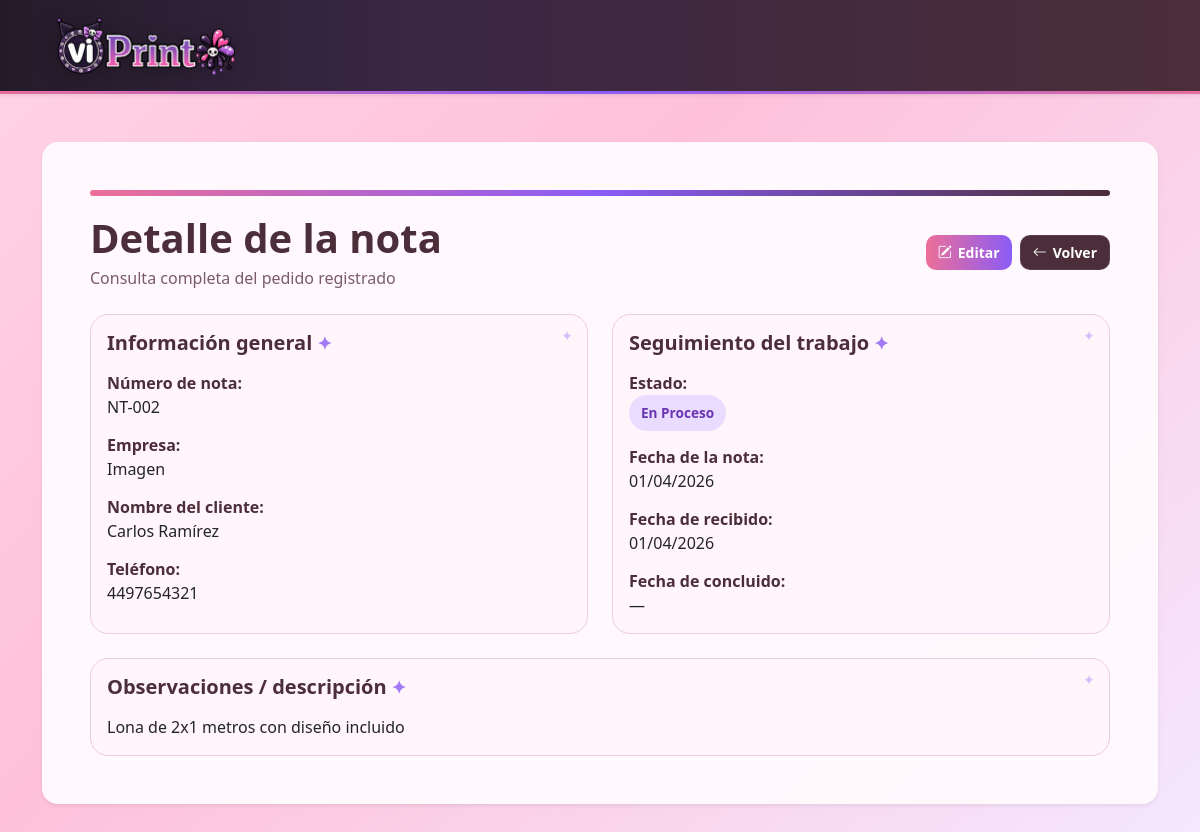
The page /modules/notas/show.php?id=2 on the database its author committed.
### tables this page shows
CREATE TABLE notas_trabajo (
    id INT AUTO_INCREMENT PRIMARY KEY,
    numero_nota VARCHAR(50) NOT NULL,
    empresa ENUM('ViPrint', 'Imagen') NOT NULL,
    detalle_cliente VARCHAR(300) NOT NULL,
    telefono_cliente VARCHAR(20),
    observaciones TEXT,
    fecha_nota DATE NOT NULL,
    fecha_recibido DATE NOT NULL,
    fecha_concluido DATE NULL,
    estado ENUM('pendiente', 'en_proceso', 'terminado', 'entregado', 'cancelado') NOT NULL DEFAULT 'pendiente',
    created_at TIMESTAMP DEFAULT CURRENT_TIMESTAMP,
    updated_at TIMESTAMP DEFAULT CURRENT_TIMESTAMP ON UPDATE CURRENT_TIMESTAMP
);

### modules/notas/show.php (the view, shortened to what this page needs)
<?php
include '../../config/database.php';
function formatearFecha($fecha)
{
    if (empty($fecha) || $fecha === '0000-00-00') {
        return '—';
    }
    return date('d/m/Y', strtotime($fecha));
}
function claseEstado($estado)
{
    return match ($estado) {
        'pendiente' => 'status-pendiente',
        'en_proceso' => 'status-en_proceso',
        'terminado' => 'status-terminado',
        'entregado' => 'status-entregado',
        'cancelado' => 'status-cancelado',
        default => 'status-pendiente'
    };
}
function textoEstado($estado)
{
    return match ($estado) {
        'en_proceso' => 'En proceso',
        default => ucfirst(str_replace('_', ' ', $estado))
    };
}
$id = (int) $_GET['id'];
$sql = "SELECT * FROM notas_trabajo WHERE id = ?";
$stmt = $conn->prepare($sql);
$stmt->bind_param("i", $id);
$stmt->execute();
$resultado = $stmt->get_result();
$nota = $resultado->fetch_assoc();
?>
<?php include '../../includes/header.php'; ?>
<?php include '../../includes/navbar.php'; ?>
<div class="container my-5">
    <div class="card shadow-sm border-0 rounded-4 main-card">
        <div class="card-body p-4 p-md-5">
            <div class="page-accent"></div>
            <div class="d-flex flex-column flex-md-row justify-content-between align-items-md-center gap-3 mb-4">
                <div>
                    <h1 class="mb-1">Detalle de la nota</h1>
                    <p class="text-muted mb-0">Consulta completa del pedido registrado</p>
                </div>
                <div class="d-flex gap-2">
                    <a href="edit.php?id=<?php echo $nota['id']; ?>" class="btn btn-sm btn-pink icon-btn">
                        <i class="bi bi-pencil-square"></i> Editar
                    </a>
                    <div class="d-flex gap-2">
                        <a href="../../index.php" class="btn btn-sm btn-dark-soft icon-btn">
                            <i class="bi bi-arrow-left"></i> Volver
                        </a>
                    </div>
                </div>
            </div>
            <div class="row g-4">
                <div class="col-md-6">
                    <div class="soft-panel h-100">
                        <h5 class="section-title mb-3">Información general</h5>
                        <p><strong>Número de nota:</strong><br>
                            <?php echo htmlspecialchars($nota['numero_nota']); ?>
                        </p>
                        <p><strong>Empresa:</strong><br>
                            <?php echo htmlspecialchars($nota['empresa']); ?>
                        </p>
                        <p><strong>Nombre del cliente:</strong><br>
                            <?php echo htmlspecialchars($nota['detalle_cliente']); ?>
                        </p>
                        <p class="mb-0"><strong>Teléfono:</strong><br>
                            <?php echo htmlspecialchars($nota['telefono_cliente']); ?>
                        </p>
                    </div>
                </div>
                <div class="col-md-6">
                    <div class="soft-panel h-100">
                        <h5 class="section-title mb-3">Seguimiento del trabajo</h5>
                        <p><strong>Estado:</strong><br>
                            <span class="badge-status <?php echo claseEstado($nota['estado']); ?>">
                                <?php echo textoEstado($nota['estado']); ?>
                            </span>
                        </p>
                        <p><strong>Fecha de la nota:</strong><br>
                            <?php echo formatearFecha($nota['fecha_nota']); ?>
                        </p>
                        <p><strong>Fecha de recibido:</strong><br>
                            <?php echo formatearFecha($nota['fecha_recibido']); ?>
                        </p>
                        <p class="mb-0"><strong>Fecha de concluido:</strong><br>
                            <?php echo formatearFecha($nota['fecha_concluido']); ?>
                        </p>
                    </div>
                </div>
                <div class="col-12">
                    <div class="soft-panel">
                        <h5 class="section-title mb-3">Observaciones / descripción</h5>
                        <p class="mb-0">
                            <?php echo !empty($nota['observaciones']) ? nl2br(htmlspecialchars($nota['observaciones'])) : 'Sin observaciones registradas.'; ?>
                        </p>
                    </div>
                </div>
            </div>
        </div>
    </div>
</div>
<?php include '../../includes/footer.php'; ?>

### assets/css/styles.css (style rules this page uses)
:root { --pink-main: #ec6f98; --pink-soft: #fde7ef; --pink-strong: #d94f87; --kuromi-purple: #8b5cf6; --kuromi-purple-dark: #5b3b8a; --kuromi-lilac: #c8b6ff; --dark-plum: #2f2430; --dark-plum-2: #4b2e39; --text-main: #4a3a42; --text-soft: #7a5c68; --white-soft: #fffafd; --border-soft: #efc7da; --border-input: #e8b3c7; }
h1, h2, h3, h4, h5, h6 { color: var(--dark-plum-2); font-weight: 700; }
.text-muted { color: var(--text-soft) !important; }
.main-card { background: rgba(255, 250, 253, 0.96); border: 1px solid var(--border-soft); border-radius: 22px; box-shadow: 0 12px 30px rgba(75, 46, 57, 0.10); width: 100%; }
.page-accent { height: 6px; width: 100%; background: linear-gradient(90deg, var(--pink-main) 0%, var(--kuromi-purple) 50%, var(--dark-plum-2) 100%); border-radius: 999px; margin-bottom: 18px; }
.soft-panel { background: rgba(255, 245, 251, 0.95); border: 1px solid #efcbe3; border-radius: 18px; padding: 16px; position: relative; }
.soft-panel::before { content: "✦"; position: absolute; top: 10px; right: 14px; color: var(--kuromi-purple); opacity: 0.35; font-size: 0.9rem; }
.soft-panel h5 { font-weight: 700; }
.soft-panel p { margin-bottom: 14px; line-height: 1.5; }
.soft-panel strong { color: var(--dark-plum-2); }
.section-title { color: var(--dark-plum-2); font-weight: 700; position: relative; }
.section-title::after { content: " ✦"; color: var(--kuromi-purple); font-size: 0.9em; opacity: 0.8; }
.btn-pink { background: linear-gradient(90deg, var(--pink-main) 0%, var(--kuromi-purple) 100%); color: white; border: none; border-radius: 12px; padding: 10px 18px; font-weight: 600; transition: 0.2s ease; }
.btn-dark-soft { background-color: var(--dark-plum-2); color: white; border: 1px solid rgba(255,255,255,0.08); border-radius: 12px; padding: 10px 18px; font-weight: 600; transition: 0.2s ease; }
.btn-sm.btn-pink, .btn-sm.btn-dark-soft { padding: 6px 12px; border-radius: 10px; font-size: 0.875rem; }
.icon-btn { display: inline-flex; align-items: center; gap: 6px; }
.badge-status { display: inline-block; padding: 8px 12px; border-radius: 999px; font-size: 0.85rem; font-weight: 700; text-transform: capitalize; }
.status-en_proceso { background-color: #eadcff; color: #6a35b1; }
.main-card { max-width: 100%; }

### rows shown on the page
notas_trabajo: numero_nota "NT-002", empresa "Imagen", detalle_cliente "Carlos Ramírez", telefono_cliente "4497654321", estado "En Proceso", fecha_nota "01/04/2026", fecha_recibido "01/04/2026", fecha_concluido "—", observaciones "Lona de 2x1 metros con diseño incluido"
